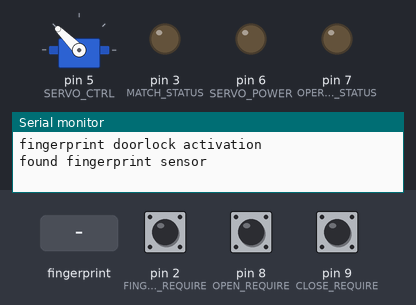
The sketch below on a simulated Arduino Mega 2560, built with avr-gcc and run on an emulated ATmega2560. Shown: servo, output pins drawn as LEDs (lit = HIGH), the last lines printed to the serial monitor. Dashed ring = blinking. The test bench sets the inputs (shaded band); at power-on: pin 2 (FINGER_REQUIRE) HIGH, pin 8 (OPEN_REQUIRE) HIGH, pin 9 (CLOSE_REQUIRE) HIGH.

Above: at 3.2 s.
3.3 s: pin 2 (FINGER_REQUIRE) pulled LOW for 0.15 s
6.4 s: finger stored as number 1 placed on the sensor
At 8.9 s:
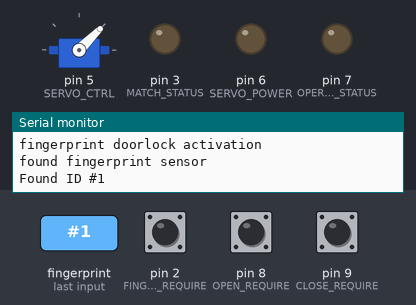
9.2 s: pin 8 (OPEN_REQUIRE) pulled LOW for 3.2 s
At 10.0 s:
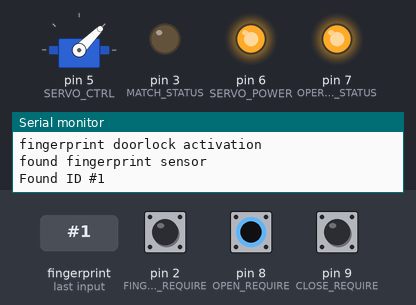
13.9 s: pin 9 (CLOSE_REQUIRE) pulled LOW for 0.15 s
At 14.7 s:
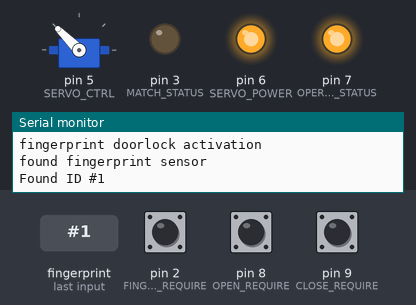
16.4 s: pin 2 (FINGER_REQUIRE) pulled LOW for 1 s
At 19.65 s:
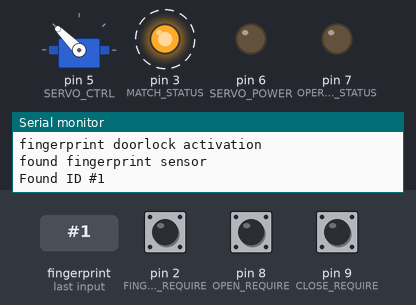
20.4 s: pin 2 (FINGER_REQUIRE) pulled LOW for 3.2 s
Timing chart, 0 to 26.1 s (numbered marks = the images above; inputs shaded):
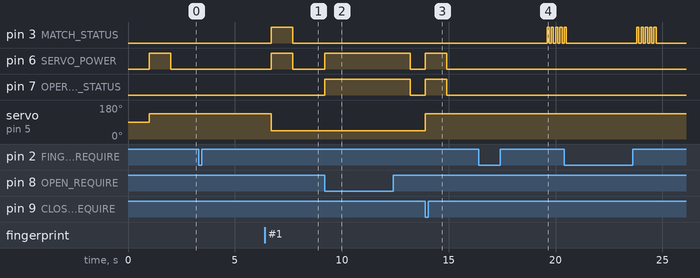

Measured:
- after the input at 3.3 s, every drawn part: stays the same
- after the input at 6.4 s, pin 6 (SERVO_POWER): LOW → HIGH after 0.30 s, → LOW 1.0 s later; servo on pin 5 (SERVO_CTRL): 135° → 45° after 0.30 s
- after the input at 9.2 s, pin 6 (SERVO_POWER), pin 7 (OPERATE_STATUS): LOW → HIGH at once, → LOW 4.0 s later
- after the input at 13.9 s, pin 6 (SERVO_POWER), pin 7 (OPERATE_STATUS): LOW → HIGH at once, → LOW 1.0 s later; servo on pin 5 (SERVO_CTRL): 45° → 135° at once
- after the input at 16.4 s, pin 3 (MATCH_STATUS): alternates HIGH for 0.10 s and LOW for 0.10 s, starting after 3.2 s

The sketch:

fingerprint.ino
```cpp
#include <Servo.h>
#include <Adafruit_Fingerprint.h>

#define mySerial Serial1

#define FINGER_REQUIRE 2
#define MATCH_STATUS 3
#define SERVO_CTRL 5
#define SERVO_POWER 6
#define OPERATE_STATUS 7
#define OPEN_REQUIRE 8
#define CLOSE_REQUIRE 9

#define OPEN_DEGREE 45
#define CLOSE_DEGREE 135

Adafruit_Fingerprint finger = Adafruit_Fingerprint(&mySerial);
Servo servo;

void setup()
{
  servo.attach(SERVO_CTRL);
  pinMode(FINGER_REQUIRE, INPUT_PULLUP);
  pinMode(MATCH_STATUS, OUTPUT);
  pinMode(SERVO_POWER, OUTPUT);
  pinMode(OPERATE_STATUS, OUTPUT);
  pinMode(OPEN_REQUIRE, INPUT_PULLUP);
  pinMode(CLOSE_REQUIRE, INPUT_PULLUP);

  Serial.begin(9600);
  Serial.println("fingerprint doorlock activation");

  finger.begin(57600);
  if (finger.verifyPassword()) {
    Serial.println("found fingerprint sensor");
  } else {
    Serial.println("cannot find fingerprint sensor");
    while (1) {
      delay(1);
    }
  }

  servo_write(CLOSE_DEGREE);
}

void loop()
{
  if (digitalRead(FINGER_REQUIRE) == LOW) { // fingerprint required

    int match_status = 0;
    for (int i = 0; i < 20; i++) {

      if (getFingerprintID() == -1) {
        // failed to match fingerprint
        delay(100);
      } else {
        // success
        match_status = 1;
        digitalWrite(MATCH_STATUS, HIGH);
        servo_write(OPEN_DEGREE);
        break;
      }
    }
    if (match_status == 0) {
      for (int i = 0; i < 5; i++) {
        // blink to notify failure
        digitalWrite(MATCH_STATUS, HIGH);
        delay(100);
        digitalWrite(MATCH_STATUS, LOW);
        delay(100);
      }
    }
  }
  else if (digitalRead(OPEN_REQUIRE) == LOW) {
    digitalWrite(OPERATE_STATUS, HIGH);
    servo_write(OPEN_DEGREE);
  }
  else if (digitalRead(CLOSE_REQUIRE) == LOW) {
    digitalWrite(OPERATE_STATUS, HIGH);
    servo_write(CLOSE_DEGREE);
  } else {
    digitalWrite(MATCH_STATUS, LOW);
    digitalWrite(OPERATE_STATUS, LOW);
  }
}

void servo_write(int degree) {

  digitalWrite(SERVO_POWER, HIGH);
  servo.write(degree);
  delay(1000);
  digitalWrite(SERVO_POWER, LOW);

}

// returns -1 if failed, otherwise returns ID #
int getFingerprintID() {
  uint8_t p = finger.getImage();
  if (p != FINGERPRINT_OK)  return -1;

  p = finger.image2Tz();
  if (p != FINGERPRINT_OK)  return -1;

  p = finger.fingerFastSearch();
  if (p != FINGERPRINT_OK)  return -1;

  // found
  Serial.print("Found ID #");
  Serial.println(finger.fingerID);
  return finger.fingerID;
}
```
